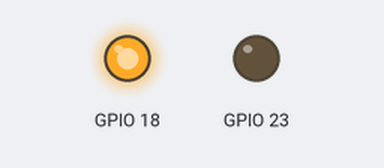
Simulated run of this program. Board: Raspberry Pi (BCM pin numbers). On the bench: output pins drawn as LEDs (lit = HIGH). What the program prints to the terminal is not drawn.

Above: at 0.1 s.
At 53.1 s:
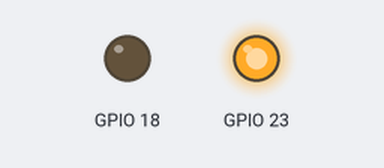
At 100.8 s:
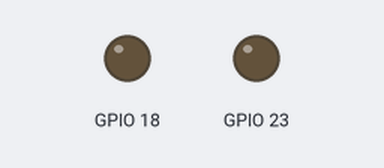
Timing chart, 0 to 104.2 s (numbered marks = the images above):
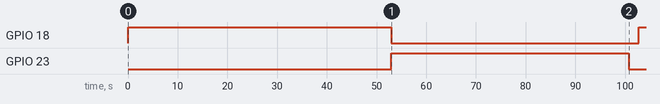

Measured:
- by itself, GPIO 18: LOW → HIGH at 0.00 s, → LOW 53.0 s later, → HIGH 49.7 s later
- by itself, GPIO 23: LOW → HIGH at 53.0 s, → LOW 47.7 s later

The program:

testgpio.py
```python
import RPi.GPIO as GPIO
import time

GPIO.setmode(GPIO.BCM)
GPIO.setwarnings(False)
GPIO.setup(18,GPIO.OUT)
GPIO.setup(23,GPIO.OUT)


def fn_1(x,y):
    GPIO.output(18,1)
    print('正转到风口最大处...')
    time.sleep(x)
    GPIO.output(18,0)
    GPIO.output(23,1)
    print('反转缩小通风口...')
    time.sleep(y)
    GPIO.output(23,0)


if __name__ == '__main__':

    GPIO.output(18,0)
    GPIO.output(23,0)

    L = [0.0, 0.1, 0.2, 0.3, 0.4, 0.5, 0.6, 0.7, 0.8, 0.9]

    fn_1(53,L[9]*53)
    print("开口10%")
    time.sleep(2)

    fn_1(53,L[8]*53)
    print("开口20%")
    time.sleep(2)

    fn_1(53,L[7]*53)
    print("开口30%")
    time.sleep(2)

    fn_1(53,L[6]*53)
    print("开口40%")
    time.sleep(2)

    fn_1(53,L[5]*53)
    print("开口50%")
    time.sleep(2)

    fn_1(53,L[4]*53)
    print("开口60%")
    time.sleep(2)

    fn_1(53,L[3]*53)
    print("开口70%")
    time.sleep(2)

    fn_1(53,L[2]*53)
    print("开口80%")
    time.sleep(2)

    fn_1(53,L[1]*53)
    print("开口90%")
    time.sleep(2)

    fn_1(53,L[0]*53)
    print("开口100%")
    time.sleep(2)
    
```
